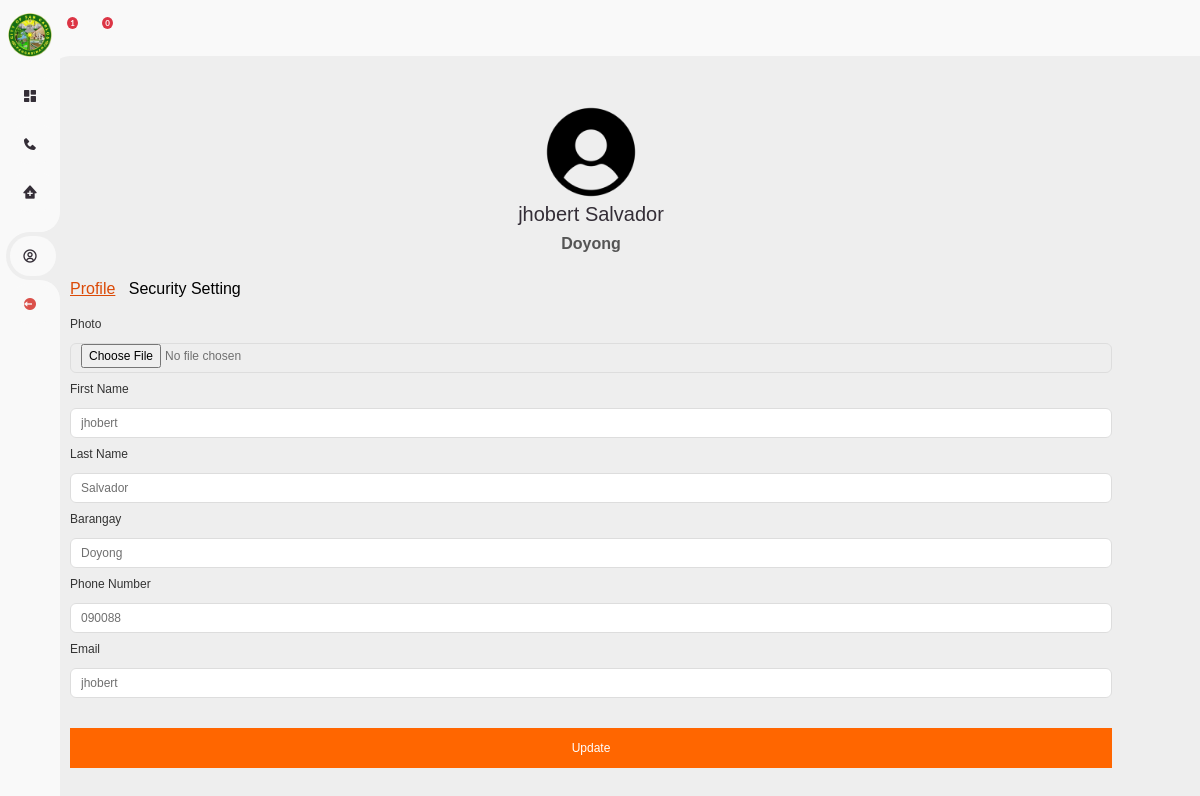
The page /profile.php (signed in) on the database its author committed.
### tables this page shows
CREATE TABLE `users` (
  `id` int(11) NOT NULL,
  `valid_id` varchar(50) NOT NULL,
  `fname` varchar(150) NOT NULL,
  `lname` varchar(150) NOT NULL,
  `location` varchar(255) NOT NULL,
  `contactnum` varchar(30) NOT NULL,
  `user` varchar(100) NOT NULL,
  `pass` varchar(100) NOT NULL,
  `photo` varchar(150) NOT NULL,
  `status` varchar(30) NOT NULL
);

### includes/session.php (called while the page is built, shortened)
<?php
	include 'includes/conn.php';
	if(isset($_SESSION['user_login'])){
		$sql = "SELECT * FROM users WHERE id = '".$_SESSION['user_login']."'";
		$query = $conn->query($sql);
		$user = $query->fetch_assoc();
	}
	else{
		header('location: index.php');
		exit();
	}
?>

### profile.php (the view, shortened to what this page needs)
<?php include 'includes/session.php';
?>
<!DOCTYPE html>
<html lang="en">
<head>
    <link rel="stylesheet" href="https://cdn.datatables.net/1.13.1/css/dataTables.bootstrap5.min.css">
	<link href='https://unpkg.com/boxicons@2.0.9/css/boxicons.min.css' rel='stylesheet'>
	<link rel="stylesheet" href="https://maxst.icons8.com/vue-static/landings/line-awesome/line-awesome/1.3.0/css/line-awesome.min.css">
    <link rel="stylesheet" href="https://cdn.jsdelivr.net/npm/bootstrap@4.6.2/dist/css/bootstrap.min.css">
</head>
<body>
	<section id="sidebar">
			<center><img src="img/scclogo.png" alt="" width="50px" height="50px" ></center>
		<ul class="side-menu top">
			<li>
				<a href="dashboard.php">
					<i class='bx bxs-dashboard' ></i>
				</a>
			</li>
			<li>
				<a href="hotlines.php">
					<i class='bx bxs-phone' ></i>
				</a>
			</li>
			<li>
				<a href="evacuation.php">
					<i class='bx bxs-clinic' ></i>
				</a>
			</li>
		</ul>
		<ul class="side-menu">
			<li class="active">
				<a href="profile.php">
					<i class='bx bx-user-circle' ></i>
				</a>
			</li>
			<li>
				<a href="logout.php" class="logout">
					<i class='bx bxs-log-out-circle' ></i>
				</a>
			</li>
		</ul>
	</section>
	<section id="content">
	<nav>
			<?php
$id = $user['id'];
$location = $conn->query("SELECT COUNT(*) as total FROM  location_admin WHERE user_id = '$id' AND status ='0'") or die(mysqli_error());
$count = $location->fetch_array();
$alert = $conn->query("SELECT COUNT(*) as total FROM  alert ") or die(mysqli_error());
$count1 = $alert->fetch_array();
?>
<a href="announcement.php?ID=<?php echo $user['id']?>" class="notification">
	<span class="badge bg-danger" id="count" style="color:white;  border-radius: 60%;position: relative;top: -10px;left: -7px;font-size: 8px;"><?php echo $count1['total']; ?></span>
</a>
<a href="notification.php" class="notification">
	<span class="badge bg-danger" id="counts" style="color:white;  border-radius: 60%;position: relative;top: -10px;left: -7px;font-size: 8px;"><?php echo $count['total']; ?></span>
</a>
		</nav>
		<main>
            <div class="table-data">
				<div class="center" style="align-items;center">
                        <div class="card-content">
                        <img src="<?php echo (!empty($user['photo'])) ? 'img/'.$user['photo'] : 'img/profile.jpg'; ?>">
                            <div class="card-info">
                                <h3><?php echo $user['fname']." ". $user['lname'];?></h3>
                                <h1><?php echo $user['location'];?></h1>
                            </div>
                        </div>
                        <div class="details">
                           <a href="profile.php" class="active">Profile</a>&nbsp;&nbsp;&nbsp;<a href="security.php">Security Setting</a>
                            <div class="content">
                            <form action="CRUD/update_profile.php?ID=<?php echo $user['id'];?>" method="post" class="form" enctype="multipart/form-data">
                                    <div class="input-box">
                                      <label>Photo</label>
                                      <input type="file" onchange="readURL(this);" name="image"  id="imgInp">
                                    </div>
                                    <div class="input-box">
                                        <label>First Name</label>
                                        <input type="text" name="fname" id="fname" value="<?php echo $user['fname'];?>">
                                    </div>
                                    <div class="input-box">
                                        <label>Last Name</label>
                                        <input type="text" name="lname" id="lname" value="<?php echo $user['lname'];?>">
                                    </div>
                                    <div class="input-box">
                                        <label>Barangay</label>
                                        <input type="text" name="location" id="location" value="<?php echo $user['location'];?>">
                                    </div>
                                    <div class="input-box">
                                        <label>Phone Number</label>
                						<input type="text" name="contactnum"  minlength="11" maxlength="11"   pattern="\d{11}" title="11-digit Phone Number"  placeholder="Phone Number" data-mdb-input-mask="+63 0000-000-0000" value="<?php echo $user['contactnum'];?>">
                                    </div>
                                    <div class="input-box">
                                        <label>Email</label>
                                        <input type="text" name="user" id="user" value="<?php echo $user['user'];?>">
                                    </div>
                                    <button class="save" name="save">Update</button>
                                  </form>
                            </div>
                        </div>
				</div>
            </div>
		</main>
	</section>
</body>
</html>

### profile.php (style rules this page uses)
.details a { color: #000; text-decoration:none; }
.details a.active { color: #db4a07; text-decoration:underline; }
* { margin: 0; padding: 0; box-sizing: border-box; }
a { text-decoration: none; }
li { list-style: none; }
:root { --poppins: 'Poppins', sans-serif; --lato: 'Lato', sans-serif; --light: #F9F9F9; --orange: #ff6600; --light-blue: #CFE8FF; --grey: #eee; --dark-grey: #AAAAAA; --dark: #342E37; --red: #DB504A; --yellow: #FFCE26; --light-yellow: #FFF2C6; --orange: #FD7238; --light-orange: #FFE0D3; }
html { overflow-x: hidden; }
body { background: var(--grey); overflow-x: hidden; }
#sidebar { position: fixed; top: 0; left: 0; width: 280px; height: 100%; background: var(--light); z-index: 2000; font-family: var(--lato); transition: .3s ease; overflow-x: hidden; scrollbar-width: none; }
#sidebar { width: 60px; }
#sidebar img { margin-top: 10px; margin-bottom: 10px; }
#sidebar .side-menu { width: 100%; margin-top: 2px; }
#sidebar .side-menu li { height: 48px; background: transparent; margin-left: 6px; border-radius: 48px 0 0 48px; padding: 4px; }
#sidebar .side-menu li.active { background: var(--grey); position: relative; }
#sidebar .side-menu li.active::before { content: ''; position: absolute; width: 40px; height: 40px; border-radius: 50%; top: -40px; right: 0; box-shadow: 20px 20px 0 var(--grey); z-index: -1; }
#sidebar .side-menu li.active::after { content: ''; position: absolute; width: 40px; height: 40px; border-radius: 50%; bottom: -40px; right: 0; box-shadow: 20px -20px 0 var(--grey); z-index: -1; }
#sidebar .side-menu li a { width: 100%; height: 100%; background: var(--light); display: flex; align-items: center; border-radius: 48px; font-size: 16px; color: var(--dark); white-space: nowrap; overflow-x: hidden; }
#sidebar .side-menu li a.logout { color: var(--red); }
#sidebar .side-menu li a .bx { min-width: calc(60px - ((4px + 6px) * 2)); display: flex; justify-content: center; }
#content { position: relative; width: 100%; left: 50px; transition: .3s ease; }
#content nav { height: 56px; background: var(--light); padding: 0 24px; display: flex; align-items: center; grid-gap: 24px; font-family: var(--lato); position: sticky; top: 0; left: 0; z-index: 1000; }
#content nav::before { content: ''; position: absolute; width: 40px; height: 40px; bottom: -40px; left: 0; border-radius: 50%; box-shadow: -20px -20px 0 var(--light); }
#content nav a { color: var(--dark); }
#content nav .notification { font-size: 20px; position: relative; }
#content main { width: 100%; padding: 36px 10px; font-family: var(--poppins); max-height: calc(100vh - 56px); overflow-y: auto; }
#content main .table-data { display: flex; flex-wrap: wrap; grid-gap: 24px; width: 90%; color: var(--dark); }
#content main .table-data > div { border-radius: 20px; background: transparent; padding: 10px; overflow-x: auto; }
#content main .table-data .center { flex-grow: 1; flex-basis: 500px; }
.card-content { background: transparent; box-shadow: var(--shadow); border-radius: 15px; text-align: center; }
.card-content img { width: 100px; height: 100px; border-radius: 50%; }
.card-info { margin-bottom: 1.5rem; }
.card-info h3, .card-info h1 { color: var(--color-main); font-size:20px; }
.card-info h1 { font-weight: 600; margin-top: .2rem; }
.card-info h1 { font-weight: 600; font-size: 1rem; color: #555; }
.form { margin-top: 10px; }
.form .input-box { width: 100%; margin-top: 3px; }
.input-box label { color: #333; font-size: 12px; }
.form :where(.input-box input, .select-box) { position: relative; height: 30px; width: 100%; outline: none; font-size: 12px; color: #707070; margin-top: 2px; border: 1px solid #ddd; border-radius: 6px; padding: 0 10px; }
.form button { height: 40px; width: 100%; color: #fff; font-size: 12px; font-weight: 400; margin-top: 30px; border: none; cursor: pointer; transition: all 0.2s ease; background: #ff6600; }

### rows shown on the page
users: fname "jhobert", lname "Salvador", location "Doyong", contactnum "090088", user "jhobert"

### other values the page prints
$count1['total'] "1"
$count['total'] "0"
